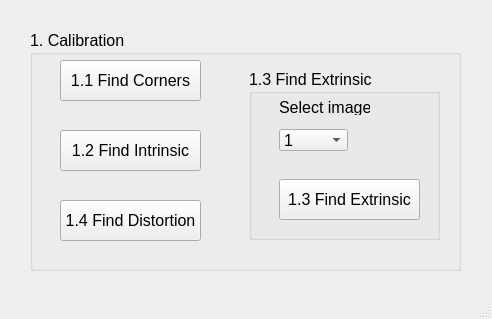
<?xml version="1.0" encoding="UTF-8"?>
<ui version="4.0">
 <class>MainWindow</class>
 <widget class="QMainWindow" name="MainWindow">
  <property name="geometry">
   <rect>
    <x>0</x>
    <y>0</y>
    <width>492</width>
    <height>319</height>
   </rect>
  </property>
  <property name="windowTitle">
   <string>MainWindow</string>
  </property>
  <widget class="QWidget" name="centralwidget">
   <widget class="QGroupBox" name="groupBox">
    <property name="geometry">
     <rect>
      <x>30</x>
      <y>30</y>
      <width>431</width>
      <height>241</height>
     </rect>
    </property>
    <property name="font">
     <font>
      <pointsize>12</pointsize>
     </font>
    </property>
    <property name="title">
     <string>1. Calibration</string>
    </property>
    <widget class="QPushButton" name="pushButton">
     <property name="geometry">
      <rect>
       <x>30</x>
       <y>30</y>
       <width>141</width>
       <height>41</height>
      </rect>
     </property>
     <property name="font">
      <font>
       <pointsize>12</pointsize>
      </font>
     </property>
     <property name="text">
      <string>1.1 Find Corners</string>
     </property>
    </widget>
    <widget class="QPushButton" name="pushButton_2">
     <property name="geometry">
      <rect>
       <x>30</x>
       <y>100</y>
       <width>141</width>
       <height>41</height>
      </rect>
     </property>
     <property name="font">
      <font>
       <pointsize>12</pointsize>
      </font>
     </property>
     <property name="text">
      <string>1.2 Find Intrinsic</string>
     </property>
    </widget>
    <widget class="QPushButton" name="pushButton_3">
     <property name="geometry">
      <rect>
       <x>30</x>
       <y>170</y>
       <width>141</width>
       <height>41</height>
      </rect>
     </property>
     <property name="font">
      <font>
       <pointsize>12</pointsize>
      </font>
     </property>
     <property name="text">
      <string>1.4 Find Distortion</string>
     </property>
    </widget>
    <widget class="QGroupBox" name="groupBox_2">
     <property name="geometry">
      <rect>
       <x>219</x>
       <y>39</y>
       <width>191</width>
       <height>171</height>
      </rect>
     </property>
     <property name="title">
      <string>1.3 Find Extrinsic</string>
     </property>
     <widget class="QLabel" name="label">
      <property name="geometry">
       <rect>
        <x>30</x>
        <y>30</y>
        <width>91</width>
        <height>16</height>
       </rect>
      </property>
      <property name="text">
       <string>Select image</string>
      </property>
     </widget>
     <widget class="QComboBox" name="comboBox">
      <property name="geometry">
       <rect>
        <x>30</x>
        <y>60</y>
        <width>69</width>
        <height>22</height>
       </rect>
      </property>
      <item>
       <property name="text">
        <string>1</string>
       </property>
      </item>
      <item>
       <property name="text">
        <string>2</string>
       </property>
      </item>
      <item>
       <property name="text">
        <string>3</string>
       </property>
      </item>
      <item>
       <property name="text">
        <string>4</string>
       </property>
      </item>
      <item>
       <property name="text">
        <string>5</string>
       </property>
      </item>
      <item>
       <property name="text">
        <string>6</string>
       </property>
      </item>
      <item>
       <property name="text">
        <string>7</string>
       </property>
      </item>
      <item>
       <property name="text">
        <string>8</string>
       </property>
      </item>
      <item>
       <property name="text">
        <string>9</string>
       </property>
      </item>
      <item>
       <property name="text">
        <string>10</string>
       </property>
      </item>
      <item>
       <property name="text">
        <string>11</string>
       </property>
      </item>
      <item>
       <property name="text">
        <string>12</string>
       </property>
      </item>
      <item>
       <property name="text">
        <string>13</string>
       </property>
      </item>
      <item>
       <property name="text">
        <string>14</string>
       </property>
      </item>
      <item>
       <property name="text">
        <string>15</string>
       </property>
      </item>
     </widget>
     <widget class="QPushButton" name="pushButton_4">
      <property name="geometry">
       <rect>
        <x>30</x>
        <y>110</y>
        <width>141</width>
        <height>41</height>
       </rect>
      </property>
      <property name="text">
       <string>1.3 Find Extrinsic</string>
      </property>
     </widget>
    </widget>
   </widget>
  </widget>
  <widget class="QStatusBar" name="statusbar"/>
 </widget>
 <resources/>
 <connections/>
</ui>
